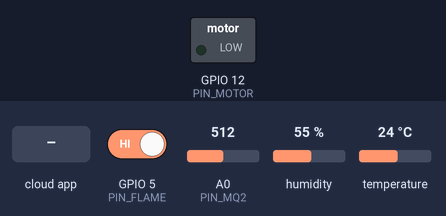
Bench run of a sketch on a simulated ESP8266 (NodeMCU). Shown: switched loads named in the sketch (green lamp = pin HIGH). Inputs (shaded band) come from the test bench; at power-on: GPIO 5 (PIN_FLAME) HIGH, A0 (PIN_MQ2) = 512, humidity 55 %, temperature 24 °C. WiFi joins after 1.5 s; servers stay silent unless stated; the Firebase database answers and starts empty; what the sketch prints to the serial monitor is not drawn.

Above: at 0.1 s.
At 2.7 s:
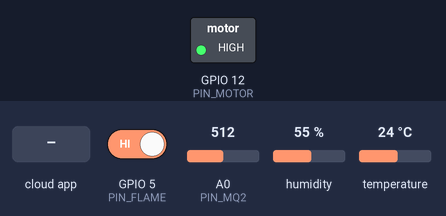
2.8 s: GPIO 5 (PIN_FLAME) driven LOW
5.2 s: the phone or cloud app sets is_critical to 1
7.3 s: GPIO 5 (PIN_FLAME) driven HIGH
Timing chart, 0 to 10.3 s (numbered marks = the images above; inputs shaded):
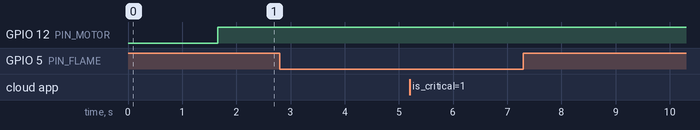

Measured:
- after the input at 2.8 s, every drawn part: stays the same
- after the input at 5.2 s, every drawn part: stays the same
- after the input at 7.3 s, every drawn part: stays the same

The sketch:

ceil_section.ino.ino
```cpp
#include <ESP8266WiFi.h>
#include <Firebase_ESP_Client.h>
#include <DHT.h>

// ================= SETTINGS =================
#define WIFI_SSID "nawshad"
#define WIFI_PASSWORD "45683878"

// FIREBASE
#define API_KEY "AIzaSyCdRzx0ITGmNOttbBXchKvs0N5zx_m7_gc"
#define DATABASE_URL "kitchensafety-39c65-default-rtdb.firebaseio.com"

// ================= HARDWARE PINS =================
#define PIN_MQ2       A0    // Analog - Smoke Sensor
#define PIN_FLAME     5     // D1 - Flame Sensor
#define PIN_DHT       4     // D2 - DHT22 Sensor
#define PIN_MOTOR     12    // D6 - Fan Transistor

#define SMOKE_THRESHOLD 100 // Adjust based on calibration
#define DHTTYPE       DHT22

// ================= GLOBALS =================
FirebaseData fbdo;
FirebaseAuth auth;
FirebaseConfig config;
DHT dht(PIN_DHT, DHTTYPE);

// Variables
bool floorGasAlert = false;
bool localSmokeAlert = false;
bool localFireAlert = false;
float temperature = 0.0;
float humidity = 0.0;
int smokeLevel = 0;

unsigned long sendDataPrevMillis = 0;
bool signupOK = false;

void setup() {
  Serial.begin(115200);

  // 1. Hardware Init
  pinMode(PIN_MOTOR, OUTPUT);
  pinMode(PIN_FLAME, INPUT);
  digitalWrite(PIN_MOTOR, LOW); // Fan OFF

  dht.begin();

  // 2. Wi-Fi Connection
  WiFi.begin(WIFI_SSID, WIFI_PASSWORD);
  Serial.print("Connecting to Wi-Fi");
  while (WiFi.status() != WL_CONNECTED) {
    Serial.print(".");
    delay(300);
  }
  Serial.println("\nConnected to Wi-Fi");

  // 3. Firebase Init
  config.api_key = API_KEY;
  config.database_url = DATABASE_URL;

  if (Firebase.signUp(&config, &auth, "", "")){
    Serial.println("Firebase Auth Successful");
    signupOK = true;
  } else {
    Serial.printf("%s\n", config.signer.signupError.message.c_str());
  }

  Firebase.begin(&config, &auth);
  Firebase.reconnectWiFi(true);
}

void loop() {
  // ==========================================
  // 1. READ ALL SENSORS
  // ==========================================

  // A. DHT22 (Temp & Humidity)
  float newT = dht.readTemperature();
  float newH = dht.readHumidity();
  // Check if read failed and keep old value if so
  if (!isnan(newT)) temperature = newT;
  if (!isnan(newH)) humidity = newH;

  // B. Smoke (MQ-2)
  smokeLevel = analogRead(PIN_MQ2);
  localSmokeAlert = (smokeLevel > SMOKE_THRESHOLD);

  // C. Fire (Flame Sensor) - LOW usually means Fire detected
  int flameState = digitalRead(PIN_FLAME);
  localFireAlert = (flameState == LOW);

  // ==========================================
  // 2. READ FLOOR STATUS (DOWNLOAD)
  // ==========================================
  if (Firebase.ready() && signupOK) {
    if (Firebase.RTDB.getBool(&fbdo, "/kitchen/floor/is_critical")) {
      if (fbdo.dataType() == "boolean") {
        floorGasAlert = fbdo.boolData();
      }
    }
  }

  // ==========================================
  // 3. SAFETY LOGIC (FAN CONTROL)
  // ==========================================

  bool fanStatus = false;

  if (floorGasAlert || localSmokeAlert) {
    digitalWrite(PIN_MOTOR, HIGH); // Turn Fan ON
    fanStatus = true;
    Serial.println("🚨 DANGER! FAN ACTIVATED!");
  } else {
    digitalWrite(PIN_MOTOR, LOW);  // Turn Fan OFF
    fanStatus = false;
  }

  // ==========================================
  // 4. PRINT & UPLOAD STATUS (UPLOAD)
  // ==========================================

  // Print to Serial Monitor
  Serial.print("Temp: "); Serial.print(temperature); Serial.print("°C");
  Serial.print(" | Hum: "); Serial.print(humidity); Serial.print("%");
  Serial.print(" | Smoke: "); Serial.print(smokeLevel);
  Serial.print(" | Fire: "); Serial.print(localFireAlert ? "YES" : "NO");
  Serial.print(" | FloorGas: "); Serial.println(floorGasAlert ? "YES" : "NO");

  // Upload to Firebase (Every 2 seconds)
  if (Firebase.ready() && signupOK && (millis() - sendDataPrevMillis > 2000 || sendDataPrevMillis == 0)) {
    sendDataPrevMillis = millis();

    FirebaseJson json;
    json.set("temperature", temperature);
    json.set("humidity", humidity);
    json.set("smoke_level", smokeLevel);
    json.set("is_fire", localFireAlert);
    json.set("fan_status", fanStatus);

    // Save to "/kitchen/ceiling"
    if (Firebase.RTDB.setJSON(&fbdo, "/kitchen/ceiling", &json)) {
       // Upload success
    } else {
       Serial.print("Upload Failed: ");
       Serial.println(fbdo.errorReason());
    }
  }

  delay(500);
}
```
